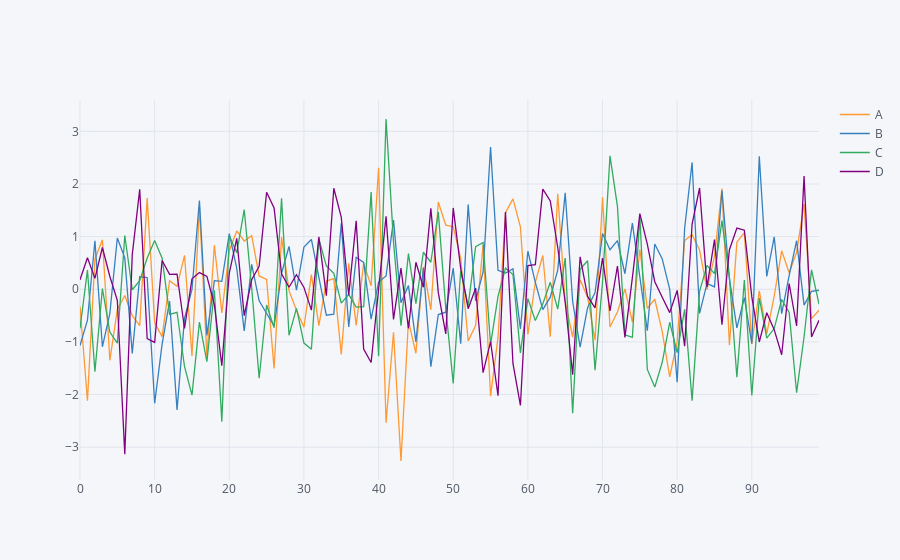

This figure's notebook cell:
### Code cell
#then the iplot version which is more interactive

df.iplot()
